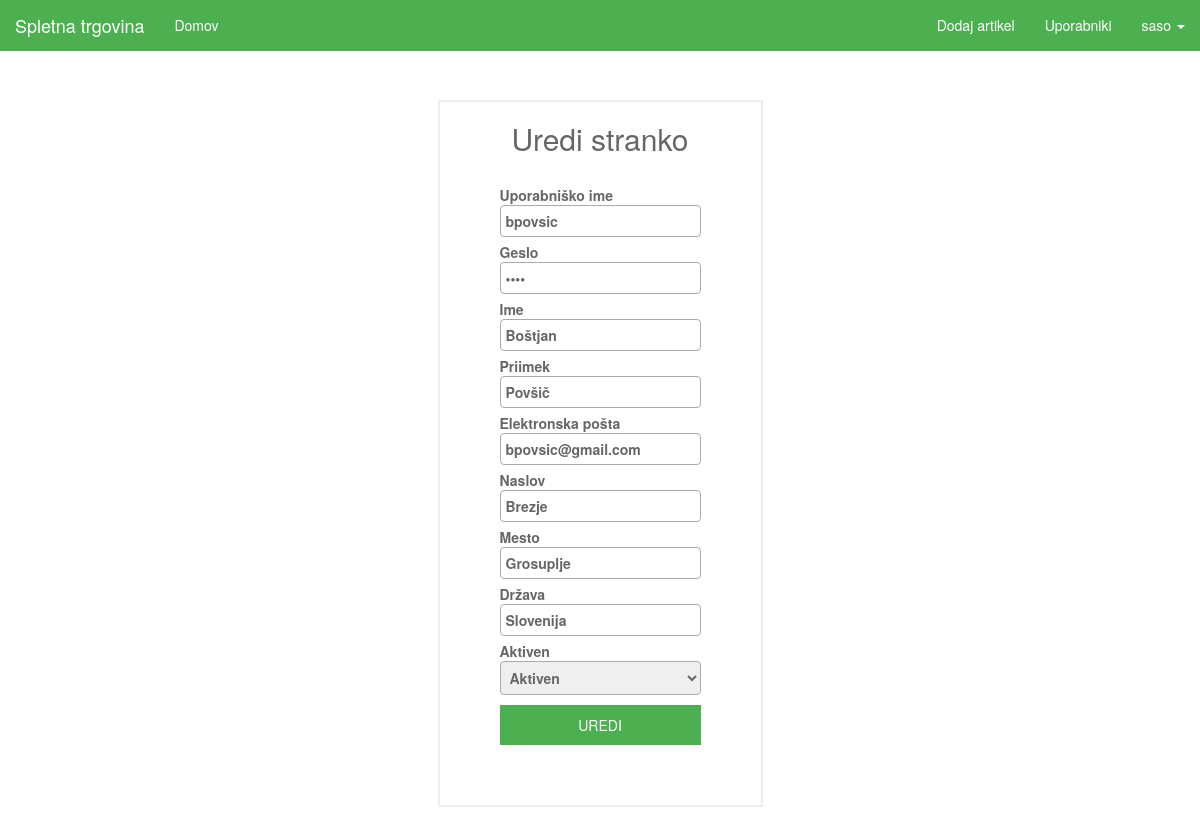
The app's page /seller/all-users/edit/1 (signed in) with its own data.
### tables this page shows
CREATE TABLE `users` (
  `id_user` int(11) NOT NULL AUTO_INCREMENT,
  `first_name` varchar(45) NOT NULL,
  `last_name` varchar(45) DEFAULT NULL,
  `phone_num` int(11) DEFAULT NULL,
  `username` varchar(45) DEFAULT NULL,
  `password` varchar(45) DEFAULT NULL,
  `email` varchar(45) DEFAULT NULL,
  `address` varchar(45) DEFAULT NULL,
  `city` varchar(45) DEFAULT NULL,
  `country` varchar(45) DEFAULT NULL,
  `active_user` int(11) NOT NULL,
  `token` int(11) NOT NULL,
  PRIMARY KEY (`id_user`)
);

### View.php (called while the page is built, shortened)
<?php
class View {
    public static function render($file, $variables = array(), $extract) {
        include($file);
        return ob_get_clean();
    }
}

### sql/DBUsers.php (called while the page is built, shortened)
<?php
class DBUsers {
    public static function getUserInfo($id) {
        $db = InitDB::getInstance();
        $stmt = $db->prepare("SELECT * FROM users WHERE "
            . "id_user = ?");
        $stmt->bindValue(1, $id);
        $stmt->execute();
        return $stmt->fetch();
    }
}

### view/seller/edit_user.php (the view, shortened to what this page needs)
<!DOCTYPE html>
<html>
<head>
    <?php
    include "view/partials/head.php";
    ?>
</head>
<body>
<?php include "view/partials/navigation_seller.php"; ?>
<div class="container">
    <div class="wrapper">
        <div class="row active-with-click text-center">
            <form class="login_form" method="post" action="<?php echo SELLER_URL."all-users/edit/".$variables['id_user'] ?>">
                <h2>Uredi stranko</h2><br>
                <label class="align-left">Uporabniško ime<br><input class="input-modern" type="text" name="username" value="<?php echo $variables['username'] ?>" ></label><br>
                <label class="align-left">Geslo<br><input class="input-modern" type="password" name="password" value="<?php echo $variables['password'] ?>" ></label><br>
                <label class="align-left">Ime<br><input class="input-modern" type="text" name="first_name" value="<?php echo $variables['first_name'] ?>" ></label><br>
                <label class="align-left">Priimek<br><input class="input-modern" type="text" name="last_name" value="<?php echo $variables['last_name'] ?>" ></label><br>
                <label class="align-left">Elektronska pošta<br><input class="input-modern" type="email" name="email" value="<?php echo $variables['email'] ?>" ></label><br>
                <label class="align-left">Naslov<br><input class="input-modern" type="text" name="address" value="<?php echo $variables['address'] ?>" ></label><br>
                <label class="align-left">Mesto<br><input class="input-modern" type="text" name="city" value="<?php echo $variables['city'] ?>" ></label><br>
                <label class="align-left">Država<br><input class="input-modern" type="text" name="country" value="<?php echo $variables['country'] ?>" ></label><br>
                <label class="align-left">Aktiven<br>
                    <select class="input-modern" name="active_user" >
                        <?php if ($variables['active_user']) { ?>
                            <option value="1">Aktiven</option>
                        <?php } else { ?>
                            <option value="0">Neaktiven</option>
                            <option value="1">Aktiven</option>
                        <?php } ?>
                    </select>
                </label><br>
                <button class="btn-block btn-modern seller_btn top_margin_5px" type="submit">UREDI</button>
            </form>
        </div>
    </div>
</div>
</body>
</html>

### index.php (shortened to what this page needs)
<?php
$path = isset($_SERVER["PATH_INFO"]) ? trim($_SERVER["PATH_INFO"], "/") : "";
$urls = [
    "/^$/" => function () {
        Controller::index();
    },
    "/login$/" => function($method) {
        if ($method == "POST") {
            Controller::login();
        } else {
            Controller::login_page();
        }
    },
    "/logout$/" => function() {
        Controller::logout();
    },
    "/register$/" => function($method) {
        if ($method == "POST") {
            Controller::register();
        } else {
            Controller::login_page();
        }
    },
    "/^register\/activate.*/" => function($method, $id = null, $token = null) {
        $id = $_GET['user'];
        $token = $_GET['token'];
        Controller::activation($id, $token);
    },
    "/^article\/(\d+)$/" => function($method, $id = null) {
        Controller::details_page($id);
    },
    "/search.*/" => function($method) {
        Controller::search($_GET['query']);
    },
    "/cart$/" => function($method) {
        Controller::cart();
    },
    "/checkout$/" => function($method) {
        Controller::checkout();
    },
    "/^article\/rate$/" => function($method, $id = null) {
        Controller::rate();
    },
    "/wip/" => function() {
        Controller::wip();
    },
    "/^user\/(\w+)\/edit$/" => function($method, $username) {
        if (isset($_SESSION['user']) && ($_SESSION['user'] == $username)) {
            if ($method == "POST") {
                Controller::edit_user($_SESSION['id']);
            } else {
                Controller::edit_user_page($_SESSION['id']);
            }
        }
        else {
            View::redirect(BASE_URL);
        }
    },
    "/api\/articles$/" => function() {
        APIController::index();
    },
    "/api\/article\/(\d+)$/" => function($method, $id = null) {
        APIController::get_article($id);
    },
    "/^admin$/" => function($method) {
        if ($method == "POST") {
            AdminController::login();
        } else {
            AdminController::login_page();
        }
    },
    "/^admin\/edit\/(\d+)$/" => function($method, $id = null) {
        if ($method == "POST") {
            AdminController::edit_seller($id);
        } else {
            AdminController::edit_seller_page($id);
        }
    },
    "/^admin\/add$/" => function($method) {
        if ($method == "POST") {
            AdminController::add_seller();
        } else {
            AdminController::add_seller_page();
        }
    },
    "/^seller$/" => function() {
        SellerController::index();
    },
    "/^seller\/edit\/(\d+)$/" => function($method, $id = null) {
        if ($method == "POST") {
            SellerController::edit_article($id);
        } else {
            SellerController::edit_article_page($id);
        }
    },
    "/^seller\/delete\/(\d+)$/" => function($method, $id = null) {
        SellerController::delete_article($id);
    },
    "/^seller\/add$/" => function($method) {
        if ($method == "POST") {
            SellerController::add_article();
        } else {
            SellerController::add_article_page();
        }
    },
    "/^seller\/all-users$/" => function($method) {
        SellerController::all_users();
    },
    "/^seller\/all-users\/edit\/(\d+)$/" => function($method, $id = null) {
        if ($method == "POST") {
            SellerController::edit_user($id);
        } else {
            SellerController::edit_user_page($id);
        }
    },
    "/^seller\/all-users\/add$/" => function($method, $id = null) {
        if ($method == "POST") {
            SellerController::add_user();
        } else {
            SellerController::add_user_page();
        }
    },
];
foreach ($urls as $pattern => $controller) {
    if (preg_match($pattern, $path, $params)) {
        try {
            $params[0] = $_SERVER["REQUEST_METHOD"];
            $controller(...$params);
        } catch (InvalidArgumentException $e) {
            View::error404();
        } catch (Exception $e) {
            View::displayError($e, true);
        }
        exit();
    }
}

### static/css/style.css (style rules this page uses)
html { height: 100%; overflow: -moz-scrollbars-vertical; overflow-y: scroll; }
body { padding-top: 50px; overflow-y: visible; }
.container { display: flex; min-height: 100vh; flex-direction: column; }
.wrapper { padding: 5%; padding-top: 50px; }
.align-left { text-align: left; }
.input-modern { width: 201px; padding: 5px; border-radius: 4px; border: 1px solid #aaa; transition: ease border 0.35s; }
.top_margin_5px { margin-top: 5px; }
.btn-modern { background-color: #607d8b; border: none; color: #fff; height: 40px; transition: ease all 0.35s; white-space: nowrap; }
.login_form { display: inline-block; padding: 0 60px 60px; border: 2px solid #eee; color: #666; }
.seller_btn { background-color: #4caf50; }

### records on screen
users: username "bpovsic", first_name "Boštjan", last_name "Povšič", email "bpovsic@gmail.com", address "Brezje", city "Grosuplje", country "Slovenija", active_user "Aktiven"
